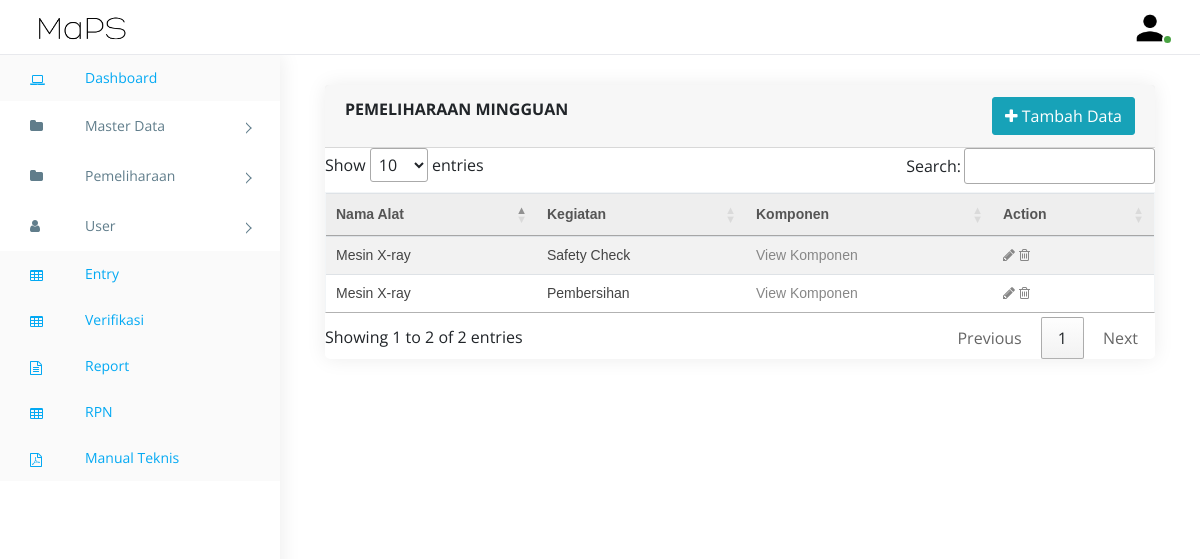
The page /pem_ming.php (signed in) on the database its author committed.
### tables this page shows
CREATE TABLE `pemeliharaan_ming` (
  `id_p_m` int(250) NOT NULL,
  `id_al` int(250) NOT NULL,
  `id_k` int(250) NOT NULL,
  `nama_pem_ming` varchar(100) NOT NULL,
  `status_pem_ming` int(250) NOT NULL
);

CREATE TABLE `alat` (
  `id_al` int(11) NOT NULL,
  `nama_alat` varchar(100) NOT NULL,
  `status` int(250) NOT NULL
);

CREATE TABLE `kegiatan` (
  `id_k` int(11) NOT NULL,
  `nama_keg` varchar(100) NOT NULL,
  `status` int(250) NOT NULL
);

### pem_ming.php (the view, shortened to what this page needs)
<!doctype html>
 <html class="no-js" lang="">
<head>
    <?php include 'header.php' ?>
    <link rel="stylesheet" type="text/css" media="screen" href="https://cdn.datatables.net/1.10.19/css/jquery.dataTables.min.css">
</head>
<body class="sb-nav-fixed">
    <?php include 'menu.php' ?>
        <div class="content">
            <div class="animated fadeIn">
                <div class="col-lg-12">
                    <div class="card">
                        <div class="card-header">
                        <div class="row">
    <div class="col-md-6"><strong class="card-title">PEMELIHARAAN MINGGUAN</strong></div>
    <div class="col-md-6 text-right"><button type="button" class="btn btn-info add-new" data-toggle="modal" data-target="#tambah"><i class="fa fa-plus"></i> Tambah Data </button>
</div>
  </div>
                        </div>
<table id="tabel-data" class="table table-striped table-hover">
                                <thead>
                                    <tr>
                                        <th scope="col">Nama Alat</th>
                                        <th scope="col">Kegiatan</th>
                                        <th scope="col">Komponen</th>
                                        <th scope="col">Action</th>
                                    </tr>
                                </thead>
                                <tbody>
                                    <?php
                                       $sqlx="SELECT DISTINCT pemeliharaan_ming.id_al
                                       FROM pemeliharaan_ming, kegiatan, alat
                                       WHERE pemeliharaan_ming.id_k=kegiatan.id_k AND pemeliharaan_ming.id_al=alat.id_al";
                                       $resultx=mysqli_query($conn,$sqlx);
                                                   while($rowx=mysqli_fetch_array($resultx))
                                                   {
                                                   $id_alx = $rowx['id_al'];
                                                  $sql="SELECT *
                                                   FROM pemeliharaan_ming, kegiatan, alat
                                                   WHERE pemeliharaan_ming.id_k=kegiatan.id_k AND pemeliharaan_ming.id_al=alat.id_al AND pemeliharaan_ming.id_al = $id_alx GROUP BY pemeliharaan_ming.id_k";
                                                   $result=mysqli_query($conn,$sql);
                                                   while($row=mysqli_fetch_array($result))
                                                   {
                                    ?>
                                        <tr>
                                        <td><?= $row['nama_alat']; ?></td>
                                        <td><?= $row['nama_keg']; ?></td>
                                                                               <td>
                                        <?php
                                        if($row['nama_pem_ming'] == "")
                                        {
                                            ?>
                                              <a href="tables-subkegm.php?id_po=<?php echo $row['id_p_m']?>&&id_alpo=<?php echo $row['id_al']?>&&id_kpo=<?php echo $row['id_k']?>&&nama_pempo=<?php echo $row['nama_pem_ming']?>&&nama_po=<?php echo $row['nama_keg']?>&&nama_alpo=<?php echo $row['nama_alat']?>" ><i class="fa fa-plus"></i> Add</a>
                                          <?php
                                        }
                                        else
                                        {
                                            ?>
                                            <a href="tables-subkegm.php?id_po=<?php echo $row['id_p_m']?>&&id_alpo=<?php echo $row['id_al']?>&&id_kpo=<?php echo $row['id_k']?>&&nama_pempo=<?php echo $row['nama_pem_ming']?>&&nama_po=<?php echo $row['nama_keg']?>&&nama_alpo=<?php echo $row['nama_alat']?>" > View Komponen</a>
                                            <?php
                                        }
                                        ?>
                                        </td>
                                        <td>
                                        <?php
                                        if($row['nama_pem_ming'] == "")
                                        {
                                            ?>
                                             <a href="#edit<?php echo $row['id_p_m']?>" data-toggle="modal"><i class="fa fa-pencil"></i></a>
                                             <a href="#hapussemua<?php echo $row['id_p_m']?>" data-toggle="modal"><i class="fa fa-trash-o"></i></a>
                                          <?php
                                        }
                                        else
                                        {
                                            ?>
                                           <a href="#editsemua<?php echo $row['id_p_m']?>" data-toggle="modal"><i class="fa fa-pencil"></i></a>
                                           <a href="#hapussemua<?php echo $row['id_p_m']?>" data-toggle="modal"><i class="fa fa-trash-o"></i></a>
                                            <?php
                                        }
                                        ?>
                                        </td>
                                    </tr>
                        </div>
                        </div>
                        </div>
                           <?php
                            }
                        }
                         ?>
</body>
</html>

### assets/css/style.css (style rules this page uses)
body { display: table; font-family: "Open Sans", sans-serif; font-size: 16px; width: 100%; }
a, button { text-decoration: none; outline: none !important; color: #878787; -webkit-transition: all 0.25s ease; transition: all 0.25s ease; }
.btn, button, input, textarea { -webkit-box-shadow: none; box-shadow: none; outline: 0 !important; }
.btn { border-radius: 3px; }
.content { float: left; padding: 1.875em; width: 100%; }
.card { margin-bottom: 1.875em; border-radius: 5px; padding: 0; border: 0px solid transparent; -webkit-box-shadow: 0 0 20px rgba(0, 0, 0, 0.08); box-shadow: 0 0 20px rgba(0, 0, 0, 0.08); }
.btn, .button { display: inline-block; font-weight: 400; text-align: center; white-space: nowrap; vertical-align: middle; -webkit-transition: all .15s ease-in-out; transition: all .15s ease-in-out; border-radius: 3; cursor: pointer; }

### header.php (style rules this page uses)
.table { font-family: sans-serif; color: #444; font-size: 14px; border: 1px solid #f2f5f7; }
.table tr th { background: #eee; color: #555; font-weight: normal; }
.table tr:nth-child(even) { background-color: #fff; }

### rows shown on the page
pemeliharaan_ming: id_al.nama_alat "Mesin X-ray", kegiatan.nama_keg "Safety Check"
pemeliharaan_ming: id_al.nama_alat "Mesin X-ray", kegiatan.nama_keg "Pembersihan"
